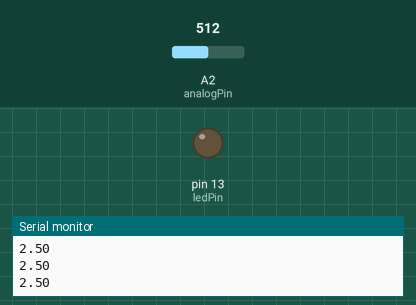
Simulated run of this sketch. Board: Arduino Uno, built with avr-gcc and run on an emulated ATmega328P. Shown: output pins drawn as LEDs (lit = HIGH), the last lines printed to the serial monitor. The test bench sets the inputs (shaded band); at power-on: A2 (analogPin) = 512.

Above: at 1.3 s.
1.4 s: A2 (analogPin) set to 808
2.9 s: A2 (analogPin) set to 831
At 3.7 s:
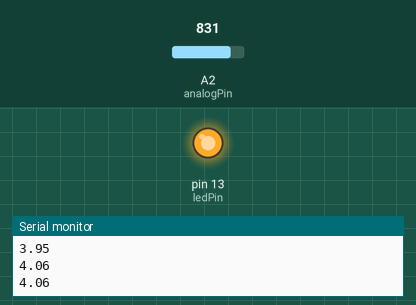
4.5 s: A2 (analogPin) set to 716
At 4.9 s:
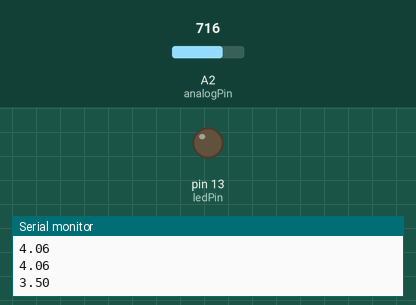
6.0 s: A2 (analogPin) set to 900
At 7.3 s:
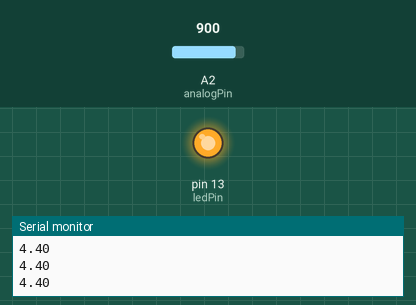
Timing chart, 0 to 8.5 s (numbered marks = the images above; inputs shaded):
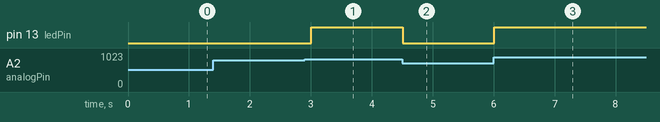

Measured:
- the behaviour switches between 818 and 819 on A2 (analogPin) (found by bisection; images 0 and 1)
- after the input at 2.9 s, pin 13 (ledPin): LOW → HIGH after 0.10 s
- after the input at 4.5 s, pin 13 (ledPin): HIGH → LOW at once
- after the input at 6.0 s, pin 13 (ledPin): LOW → HIGH at once

The sketch:

IFs.ino
```cpp
float V2;
int readVal;
int analogPin = A2;
int ledPin = 13; // Puedes cambiar al pin que uses realmente
int dt = 500;    // Tiempo de espera en milisegundos

void setup() {
  Serial.begin(9600);
  pinMode(analogPin, INPUT);
  pinMode(ledPin, OUTPUT);
}

void loop() {
  readVal = analogRead(analogPin);
  V2 = (5.0 * readVal) / 1023.0;
  if (V2 > 4.0) {
    digitalWrite(ledPin, HIGH);
  } else {
    digitalWrite(ledPin, LOW);
  }
  Serial.println(V2);
  delay(dt);
}
```
